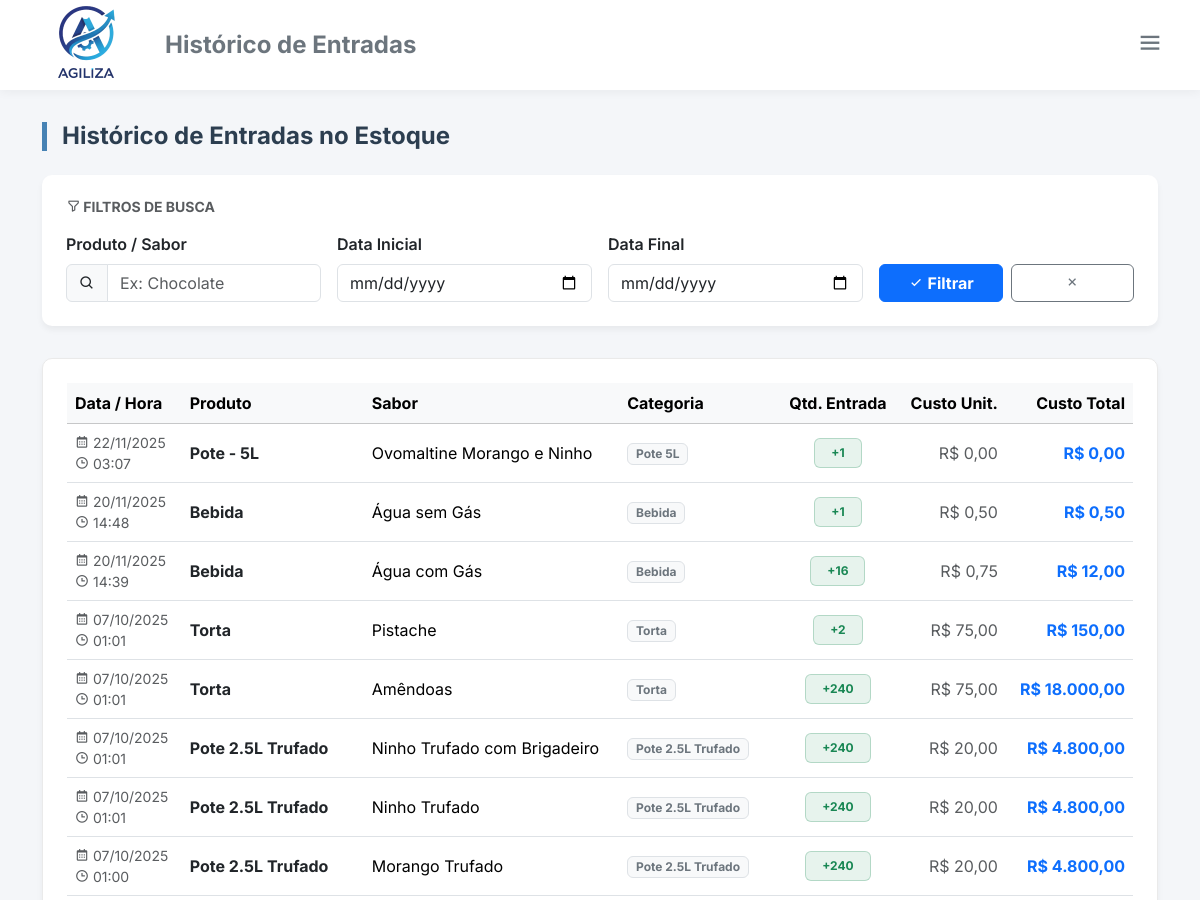
/historico_entradas.php (signed in, upper part), run on an earlier commit of the app's database.
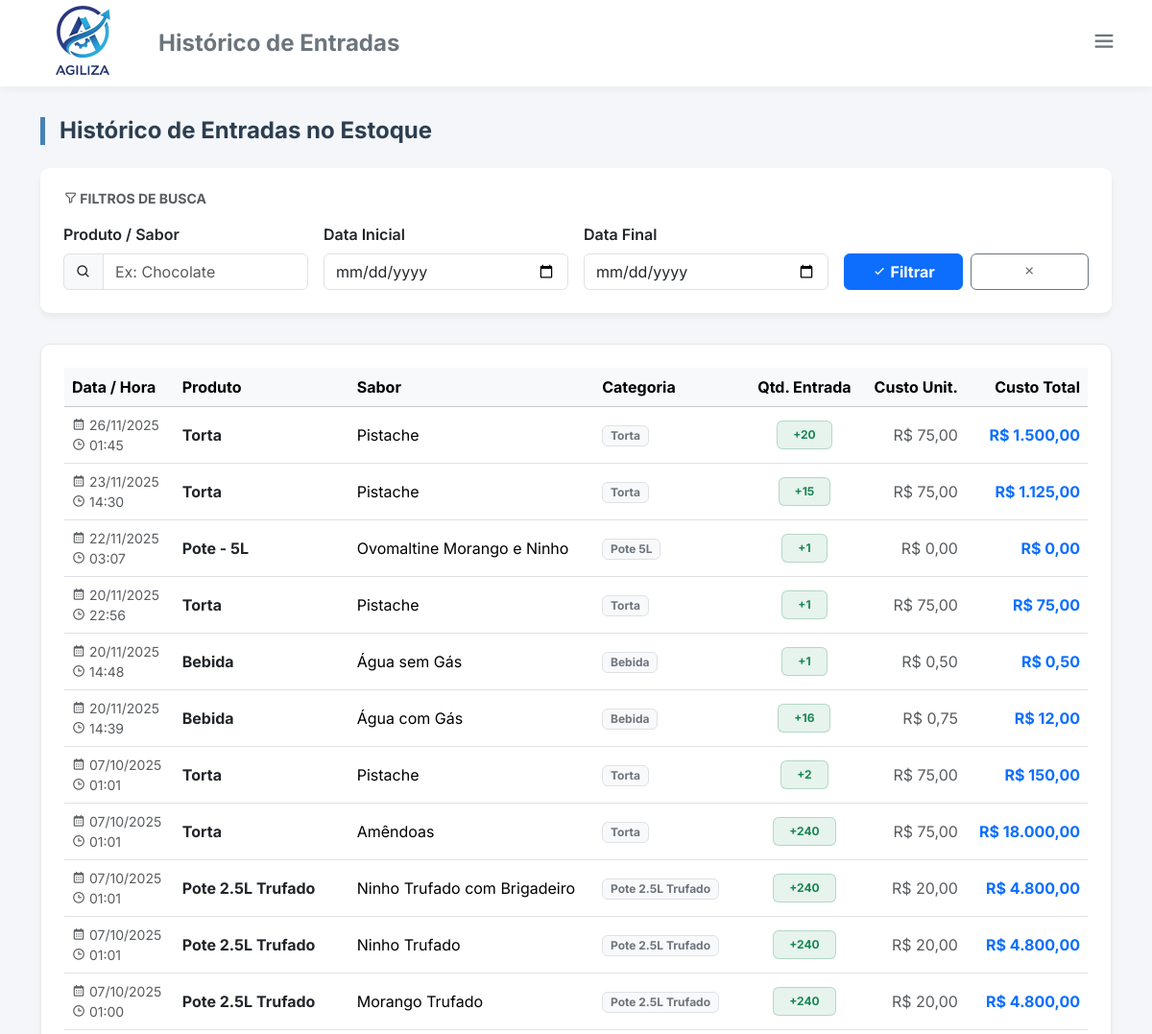
And on a later commit of the database.
### tables this page shows
CREATE TABLE IF NOT EXISTS `estoque` (
  `id_estoque` int NOT NULL AUTO_INCREMENT,
  `produto` varchar(255) NOT NULL,
  `sabor` varchar(255) NOT NULL,
  `tipo` varchar(50) NOT NULL,
  `estoque_atual` int NOT NULL,
  `data` datetime NOT NULL,
  `movimentacao` enum('Entrada','Saída') NOT NULL,
  `valor_custo` decimal(10,2) NOT NULL DEFAULT '0.00',
  PRIMARY KEY (`id_estoque`)
);

### historico_entradas.php (the view, shortened to what this page needs)
<?php
$host = 'localhost';
$dbname = 'banco';
$user = 'root';
$pass = '';
try {
  $pdo = new PDO("mysql:host=$host;dbname=$dbname;charset=utf8", $user, $pass);
  $pdo->setAttribute(PDO::ATTR_ERRMODE, PDO::ERRMODE_EXCEPTION);
} catch (PDOException $e) {
  die("Erro na conexão: " . $e->getMessage());
}
$params = [];
$sql = "SELECT produto, sabor, tipo, estoque_atual, valor_custo, data FROM estoque WHERE movimentacao = 'Entrada'";
$sql .= " ORDER BY data DESC";
$stmt = $pdo->prepare($sql);
$stmt->execute($params);
$entradas = $stmt->fetchAll(PDO::FETCH_ASSOC);
?>
<!DOCTYPE html>
<html lang="pt-br">
<head>
  <link href="https://cdn.jsdelivr.net/npm/bootstrap@5.3.6/dist/css/bootstrap.min.css" rel="stylesheet" />
  <link href="https://unpkg.com/boxicons@2.1.4/css/boxicons.min.css" rel="stylesheet">
  <link rel="stylesheet" href="styles/style_estoque.css" />
</head>
<body>
  <div class="top-bar">
    <div class="d-flex align-items-center gap-3">
      <img src="img/logoagilizasemfundo.png" alt="Logo PDV" style="height: 125px; width: auto;">
      <h4 class="m-0 fw-bold text-secondary d-none d-md-block">Histórico de Entradas</h4>
    </div>
    <div class="dropdown">
      <button class="btn btn-outline-secondary border-0" type="button" data-bs-toggle="dropdown">
        <i class='bx bx-menu fs-3'></i>
      </button>
    </div>
  </div>
  <div class="container main-container">
    <h4 class="page-title">Histórico de Entradas no Estoque</h4>
    <div class="card-filter">
      <h6 class="text-muted mb-3 fw-bold text-uppercase small"><i class='bx bx-filter-alt'></i> Filtros de Busca</h6>
      <form method="GET" class="row g-3 align-items-end">
        <div class="col-md-3">
          <label class="form-label fw-semibold">Produto / Sabor</label>
          <div class="input-group">
            <span class="input-group-text bg-light"><i class='bx bx-search'></i></span>
            <input type="text" name="produto" class="form-control" placeholder="Ex: Chocolate"
              value="<?= htmlspecialchars($_GET['produto'] ?? '') ?>" />
          </div>
        </div>
        <div class="col-md-3">
          <label class="form-label fw-semibold">Data Inicial</label>
          <input type="date" name="data_inicial" class="form-control"
            value="<?= htmlspecialchars($_GET['data_inicial'] ?? '') ?>" />
        </div>
        <div class="col-md-3">
          <label class="form-label fw-semibold">Data Final</label>
          <input type="date" name="data_final" class="form-control"
            value="<?= htmlspecialchars($_GET['data_final'] ?? '') ?>" />
        </div>
        <div class="col-md-3 d-flex gap-2">
          <button type="submit" class="btn btn-primary w-100 fw-bold"><i class='bx bx-check'></i> Filtrar</button>
          <a href="<?= $_SERVER['PHP_SELF'] ?>" class="btn btn-outline-secondary w-100" title="Limpar Filtros"><i
              class='bx bx-x'></i></a>
        </div>
      </form>
    </div>
    <div class="table-container">
      <div class="table-responsive">
        <table class="table table-hover align-middle">
          <thead class="table-light">
            <tr>
              <th>Data / Hora</th>
              <th>Produto</th>
              <th>Sabor</th>
              <th>Categoria</th>
              <th class="text-center">Qtd. Entrada</th>
              <th class="text-end">Custo Unit.</th>
              <th class="text-end">Custo Total</th>
            </tr>
          </thead>
          <tbody>
            <?php if (count($entradas) > 0): ?>
              <?php foreach ($entradas as $row): ?>
                <tr>
                  <td class="text-muted small">
                    <i class='bx bx-calendar'></i> <?= date('d/m/Y', strtotime($row['data'])) ?> <br>
                    <i class='bx bx-time'></i> <?= date('H:i', strtotime($row['data'])) ?>
                  </td>
                  <td class="fw-bold text-dark"><?= htmlspecialchars($row['produto']) ?></td>
                  <td><?= htmlspecialchars($row['sabor']) ?></td>
                  <td><span class="badge bg-light text-secondary border"><?= htmlspecialchars($row['tipo']) ?></span></td>
                  <td class="text-center">
                    <span
                      class="badge bg-success bg-opacity-10 text-success border border-success border-opacity-25 px-3 py-2">
                      +<?= $row['estoque_atual'] ?>
                    </span>
                  </td>
                  <td class="text-end text-muted">R$ <?= number_format($row['valor_custo'], 2, ',', '.') ?></td>
                  <td class="text-end fw-bold text-primary">
                    R$ <?= number_format($row['valor_custo'] * $row['estoque_atual'], 2, ',', '.') ?>
                  </td>
                </tr>
              <?php endforeach; ?>
            <?php endif; ?>
          </tbody>
        </table>
      </div>
    </div>
  </div>
</body>
</html>

What changed in the data, as far as the page shows it:
added estoque: data "26/11/2025", data "01:45", produto "Torta", sabor "Pistache", tipo "Torta", estoque_atual "20", valor_custo "75,00", $row['valor_custo'] * $row['estoque_atual'] "1.500,00"
added estoque: data "23/11/2025", data "14:30", produto "Torta", sabor "Pistache", tipo "Torta", estoque_atual "15", valor_custo "75,00", $row['valor_custo'] * $row['estoque_atual'] "1.125,00"
added estoque: data "20/11/2025", data "22:56", produto "Torta", sabor "Pistache", tipo "Torta", estoque_atual "1", valor_custo "75,00", $row['valor_custo'] * $row['estoque_atual'] "75,00"
